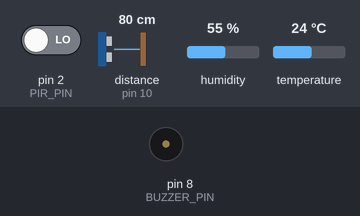
Simulated run of this sketch. Board: Arduino Uno, built with avr-gcc and run on an emulated ATmega328P. Shown: buzzer (waves = sounding, pin HIGH). Wiring (inferred from the names in the program): ultrasonic range finder: trigger pin 9; echo pin 10. Inputs (shaded band) come from the test bench; at power-on: distance to the obstacle (sensor on pin 10) 80 cm, pin 2 (PIR_PIN) LOW, humidity 55 %, temperature 24 °C. The echo pulse lasts 58.3 µs per cm; pins used as bus, display or sensor lines are not drawn; what the sketch prints to the serial monitor is not drawn.

Above: at 3.2 s.
3.3 s: distance to the obstacle (sensor on pin 10) set to 2 cm
At 4.17 s:
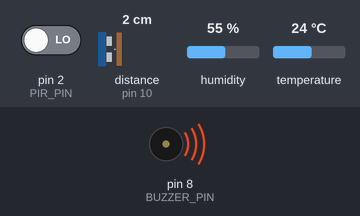
13.5 s: pin 2 (PIR_PIN) driven HIGH
Timing chart, 0 to 23.0 s (numbered marks = the images above; inputs shaded):
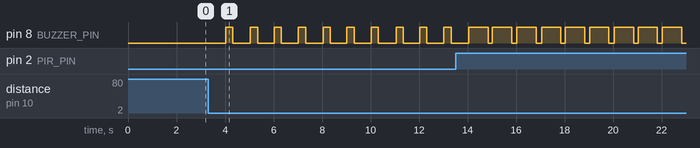

Measured:
- after the input at 3.3 s, pin 8 (BUZZER_PIN): alternates HIGH for 0.30 s and LOW for 0.70 s, starting after 0.72 s

The sketch:

security_system.ino
```cpp
/*
  Smart Home Security System
  Monitors PIR Motion Sensor, Ultrasonic Sensor (HC-SR04), and DHT11.
  Triggers a Buzzer and sends structured Serial messages for Python/Telegram integration.

  Pin Connections:
  - Ultrasonic TRIG : D9
  - Ultrasonic ECHO : D10
  - PIR Sensor      : D2
  - DHT11 Data      : D7
  - Buzzer (+)      : D8
*/

#include <DHT.h>

// --- Pin Definitions ---
#define TRIGGER_PIN  9
#define ECHO_PIN     10
#define PIR_PIN      2
#define DHT_PIN      7
#define BUZZER_PIN   8

// --- Constants & Configuration ---
#define ALERT_DISTANCE 10    // Distance in cm to trigger proximity alert
#define TEMP_THRESHOLD 33.0  // Temperature threshold (°C) to trigger heat warning
#define DHT_TYPE DHT11

// --- Sensor Object ---
DHT dht(DHT_PIN, DHT_TYPE);

// --- Timing Variables ---
unsigned long lastReadTime   = 0;
const long    readInterval   = 1000; // Print sensor data every 1 second

// --- Helper: Measure distance using HC-SR04 (no library) ---
long measureDistance() {
  digitalWrite(TRIGGER_PIN, LOW);
  delayMicroseconds(2);
  digitalWrite(TRIGGER_PIN, HIGH);
  delayMicroseconds(10);
  digitalWrite(TRIGGER_PIN, LOW);

  long duration = pulseIn(ECHO_PIN, HIGH, 30000); // 30 ms timeout (~500 cm)
  long distance = duration / 58;                  // convert to cm
  return distance;
}

void setup() {
  Serial.begin(9600);

  pinMode(TRIGGER_PIN, OUTPUT);
  pinMode(ECHO_PIN,    INPUT);
  pinMode(PIR_PIN,     INPUT);
  pinMode(BUZZER_PIN,  OUTPUT);
  digitalWrite(BUZZER_PIN, LOW);

  dht.begin();
  delay(2000); // Allow sensors to stabilise

  Serial.println("Hello! The system is activated and everything is normal.");
}

void loop() {
  unsigned long currentMillis = millis();

  if (currentMillis - lastReadTime >= readInterval) {
    lastReadTime = currentMillis;

    // --- 1. Read DHT11 ---
    float humidity    = dht.readHumidity();
    float temperature = dht.readTemperature();

    // --- 2. Read Ultrasonic ---
    long distance = measureDistance();

    // --- 3. Read PIR ---
    int pirState = digitalRead(PIR_PIN);

    // --- 4. Print main data line ---
    if (!isnan(humidity) && !isnan(temperature)) {
      Serial.print("Distance: ");
      Serial.print(distance);
      Serial.print(" cm  Temp: ");
      Serial.print(temperature, 2);
      Serial.print(" \xB0");   // degree symbol
      Serial.print("C  Humidity: ");
      Serial.print(humidity, 2);
      Serial.println(" %");
    } else {
      Serial.println("Error: DHT sensor read failed!");
    }

    // --- 5. PIR Alert ---
    if (pirState == HIGH) {
      Serial.println("⚠ Motion detected! Be cautious.");
      digitalWrite(BUZZER_PIN, HIGH);
      delay(500);
      digitalWrite(BUZZER_PIN, LOW);
    }

    // --- 6. Temperature Alert ---
    if (!isnan(temperature) && temperature > TEMP_THRESHOLD) {
      Serial.println("🔥 Warning: High temperature detected!");
    }

    // --- 7. Proximity Alert ---
    if (distance > 0 && distance < ALERT_DISTANCE) {
      Serial.println("🔔 Object detected within 10 cm!");
      digitalWrite(BUZZER_PIN, HIGH);
      delay(300);
      digitalWrite(BUZZER_PIN, LOW);
    }
  }
}
```
